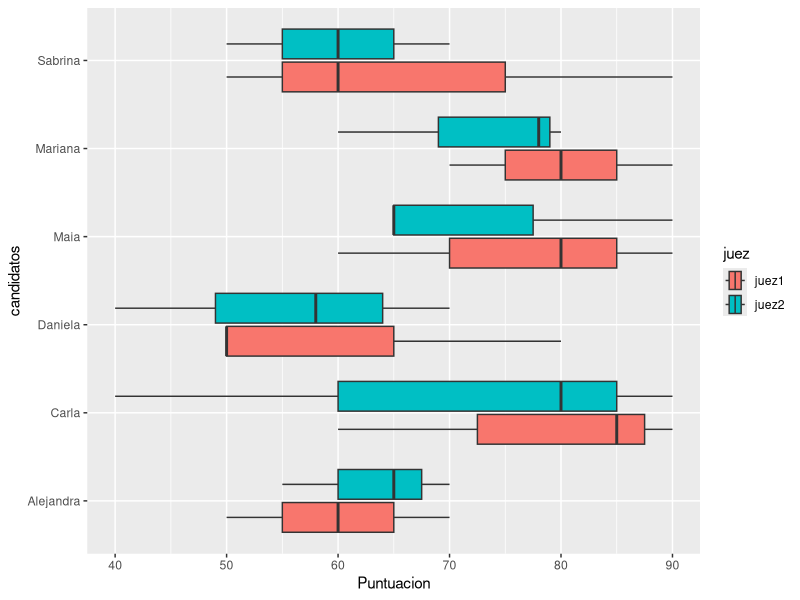
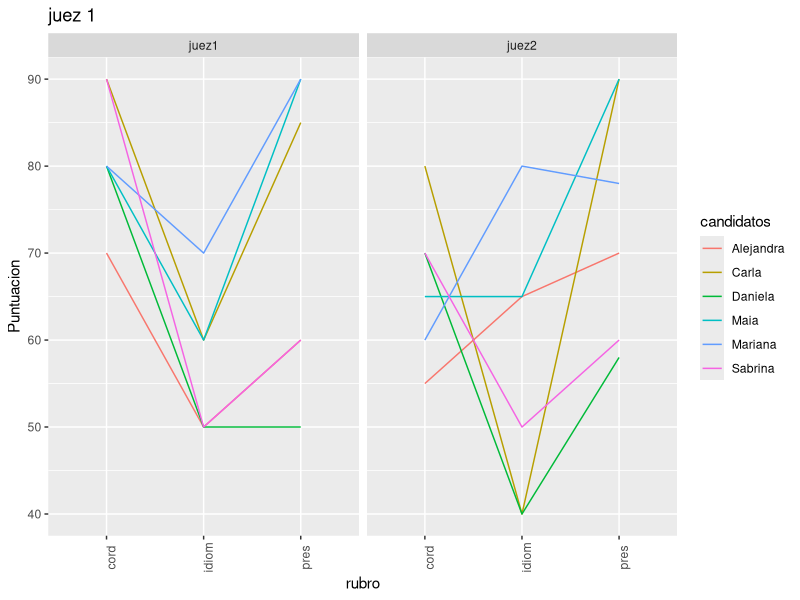

These figures' R source, in order:
## ---- chunk 1
knitr::opts_chunk$set(echo = TRUE)
## ---- chunk 2
library("readxl")
library('tidyverse')
library('here')
## ---- chunk 3
library(readxl)#lectura
library(dplyr) #manipulacion de datos
library(kableExtra) #tablas
library(ggplot2) #graficos
library(tidyverse) #manipulacion de datos
library(ggpubr) #para juntar
library(ggforce) # grafico de violin y jitter
library(GGally) # ggpairs
library(corrplot) # para correlogramas
## ---- chunk 4
here::here()
## ---- chunk 5
recepcionistas <- read_excel("recepcionistas.xls")
## ---- chunk 6
colnames(recepcionistas) <- gsub(" ", "", colnames(recepcionistas))
## ---- chunk 7
glimpse(recepcionistas)
## ---- chunk 8
recepcionistas %>% head()
## ---- chunk 9
recep_tidy = recepcionistas %>%  pivot_longer(cols = 2:7, # Columnas que deseas transformar
               names_to = "Variable",   # Nombre de la nueva columna de variables
               values_to = "Puntuacion") %>% 
  separate_wider_delim(Variable, delim = ".", names = c("rubro", "juez")) %>% 
  mutate(candidatos = as.factor(candidatos),
         rubro = as.factor(rubro),
         juez = as.factor(juez))
## ---- chunk 10
recep_tidy %>% head(5)
## ---- chunk 11
recep_tidy %>% 
  group_by(juez, candidatos) %>% 
  summarise(promedio = mean(Puntuacion)) %>% 
  pivot_wider(names_from = juez, values_from = promedio)
## ---- chunk 12
recep_tidy %>% 
  group_by(juez, candidatos) %>% 
  summarise(promedio = mean(Puntuacion)) %>% 
  filter(juez =="juez1") %>% 
  arrange(-promedio)

recep_tidy %>% 
  group_by(juez, candidatos) %>% 
  summarise(promedio = mean(Puntuacion)) %>% 
  filter(juez =="juez2") %>% 
  arrange(-promedio)

## ---- chunk 13
recep_tidy %>% 
  group_by(candidatos) %>% 
  summarise(promedio = mean(Puntuacion)) %>% 
  arrange(-promedio)
## ---- chunk 14
recep_tidy %>% 
  pivot_wider(names_from = c(rubro, juez), values_from = Puntuacion) %>% 
  mutate(cord_juez1 = scale(cord_juez1),
         pres_juez1 = scale(pres_juez1),
         idiom_juez1 = scale(idiom_juez1),
         cord_juez2 = scale(cord_juez2),
         pres_juez2 = scale(pres_juez2),
         idiom_juez2 = scale(idiom_juez2))
## ---- chunk 15
cbind(recepcionistas$candidatos, data.frame(scale(recepcionistas[,2:7])) )
## ---- chunk 16
recep_tidy %>% 
  group_by(juez, candidatos) %>% 
  summarise(promedio = mean(Puntuacion)) %>% 
  pivot_wider(names_from = juez, values_from = promedio) %>% 
  mutate(juez1 = scale(juez1), 
         juez2 = scale(juez2))
## ---- chunk 17
cbind(recepcionistas$candidatos, recepcionistas[, c(1, 5:7)] %>% mutate(promedio_J2 = (recepcionistas$cord.juez2+recepcionistas$pres.juez2+recepcionistas$idiom.juez2)/3)  %>% select(promedio_J2) %>% scale() %>% data.frame() )

## ---- chunk 18
cbind(recepcionistas$candidatos, recepcionistas[, c(1, 2:4)] %>% 
        mutate(promedio_J1 = (recepcionistas$cord.juez1+recepcionistas$pres.juez1+recepcionistas$idiom.juez1)/3) %>%
        select(promedio_J1) %>% 
        scale() %>% 
        data.frame())
## ---- chunk 19
recep_tidy %>% ggplot(aes(x=Puntuacion, y = candidatos, fill = juez)) + 
  geom_boxplot() 
## ---- chunk 20
ggplot(recep_tidy,aes(x=rubro,y=Puntuacion,color=candidatos))+
  geom_line(aes(group =candidatos))+ 
  labs(title = "juez 1") + 
  theme(axis.text.x  = element_text(angle=90))+
  facet_row(~juez)
